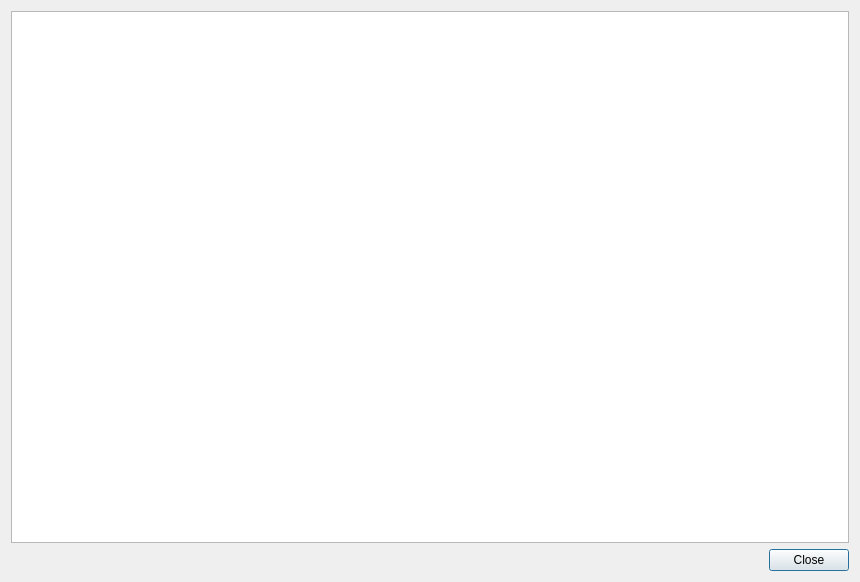
<?xml version="1.0" encoding="UTF-8"?>
<ui version="4.0">
 <class>ThirdPartyLicenseDialog</class>
 <widget class="QDialog" name="ThirdPartyLicenseDialog">
  <property name="geometry">
   <rect>
    <x>0</x>
    <y>0</y>
    <width>860</width>
    <height>582</height>
   </rect>
  </property>
  <property name="windowTitle">
   <string>3rd-Party Licenses</string>
  </property>
  <layout class="QVBoxLayout" name="verticalLayout">
   <item>
    <widget class="QTextBrowser" name="textBrowser">
     <property name="readOnly">
      <bool>true</bool>
     </property>
     <property name="textInteractionFlags">
      <set>Qt::LinksAccessibleByKeyboard|Qt::LinksAccessibleByMouse|Qt::TextBrowserInteraction|Qt::TextSelectableByKeyboard|Qt::TextSelectableByMouse</set>
     </property>
     <property name="openExternalLinks">
      <bool>true</bool>
     </property>
    </widget>
   </item>
   <item>
    <widget class="QDialogButtonBox" name="buttonBox">
     <property name="orientation">
      <enum>Qt::Horizontal</enum>
     </property>
     <property name="standardButtons">
      <set>QDialogButtonBox::Close</set>
     </property>
    </widget>
   </item>
  </layout>
 </widget>
 <resources/>
 <connections>
  <connection>
   <sender>buttonBox</sender>
   <signal>accepted()</signal>
   <receiver>ThirdPartyLicenseDialog</receiver>
   <slot>accept()</slot>
   <hints>
    <hint type="sourcelabel">
     <x>248</x>
     <y>254</y>
    </hint>
    <hint type="destinationlabel">
     <x>157</x>
     <y>274</y>
    </hint>
   </hints>
  </connection>
  <connection>
   <sender>buttonBox</sender>
   <signal>rejected()</signal>
   <receiver>ThirdPartyLicenseDialog</receiver>
   <slot>reject()</slot>
   <hints>
    <hint type="sourcelabel">
     <x>316</x>
     <y>260</y>
    </hint>
    <hint type="destinationlabel">
     <x>286</x>
     <y>274</y>
    </hint>
   </hints>
  </connection>
 </connections>
</ui>
